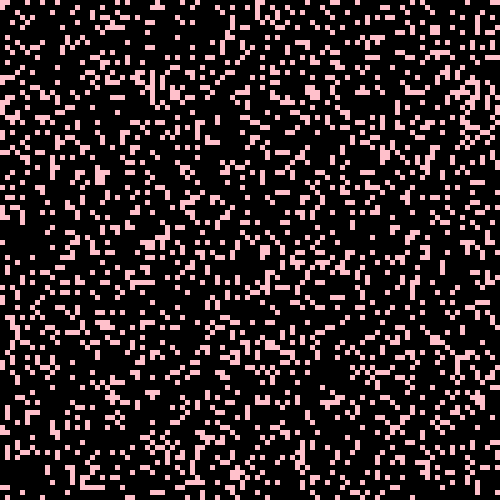

The cell this chart's notebook holds for it:
### Code cell
# f = heatmap(np.random.multinomial(1, [0.25, 0.75], size=(10, 10)))
# b1, b2 = np.random.binomial(1, 0.5, (2, 100, 100))
# f = heatmap(np.bitwise_and(np.bitwise_and(b1, b2), np.bitwise_or(b1, b2)))
# f.show()
x = np.random.normal(scale=5, size=(100, 100))
x_mean = x.mean()
x_std = 0.25 * x.std()
low, high = x_mean - x_std, x_mean + x_std


heatmap(np.where((low < x) & (x < high), 1, 0)).show()

### Figure 1 — Plotly figure (JSON) as saved in the notebook; plotly's stock layout.template omitted (floating-point values rounded to 4 significant figures; data arrays with more than 128 entries replaced by an {"elided": "..."} marker saying what was removed)
{"data": [{"coloraxis": "coloraxis", "type": "heatmap", "z": {"elided": "100x100 int values"}}], "layout": {"coloraxis": {"colorscale": [[0, "black"], [1, "pink"]], "showscale": false}, "height": 500, "margin": {"b": 0, "l": 0, "r": 0, "t": 0}, "showlegend": false, "width": 500, "xaxis": {"visible": false}, "yaxis": {"visible": false}}}
